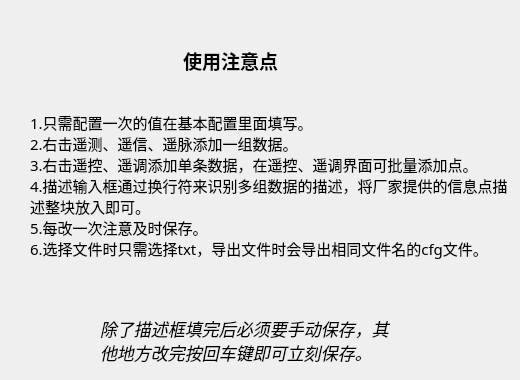
   <widget class="QWidget" name="space">
    <widget class="QLabel" name="label_24">
     <property name="geometry">
      <rect>
       <x>30</x>
       <y>20</y>
       <width>401</width>
       <height>81</height>
      </rect>
     </property>
     <property name="font">
      <font>
       <family>新宋体</family>
       <pointsize>14</pointsize>
       <weight>75</weight>
       <bold>true</bold>
      </font>
     </property>
     <property name="text">
      <string>使用注意点</string>
     </property>
     <property name="alignment">
      <set>Qt::AlignCenter</set>
     </property>
     <property name="wordWrap">
      <bool>true</bool>
     </property>
    </widget>
    <widget class="QLabel" name="label_34">
     <property name="geometry">
      <rect>
       <x>30</x>
       <y>90</y>
       <width>481</width>
       <height>191</height>
      </rect>
     </property>
     <property name="font">
      <font>
       <family>微软雅黑</family>
       <pointsize>11</pointsize>
       <kerning>true</kerning>
      </font>
     </property>
     <property name="text">
      <string>1.只需配置一次的值在基本配置里面填写。
2.右击遥测、遥信、遥脉添加一组数据。
3.右击遥控、遥调添加单条数据，在遥控、遥调界面可批量添加点。
4.描述输入框通过换行符来识别多组数据的描述，将厂家提供的信息点描述整块放入即可。
5.每改一次注意及时保存。
6.选择文件时只需选择txt，导出文件时会导出相同文件名的cfg文件。</string>
     </property>
     <property name="wordWrap">
      <bool>true</bool>
     </property>
    </widget>
    <widget class="QLabel" name="label_54">
     <property name="geometry">
      <rect>
       <x>100</x>
       <y>310</y>
       <width>311</width>
       <height>61</height>
      </rect>
     </property>
     <property name="font">
      <font>
       <family>楷体</family>
       <pointsize>13</pointsize>
       <italic>true</italic>
       <underline>false</underline>
      </font>
     </property>
     <property name="text">
      <string>除了描述框填完后必须要手动保存，其他地方改完按回车键即可立刻保存。</string>
     </property>
     <property name="wordWrap">
      <bool>true</bool>
     </property>
    </widget>
   </widget>
